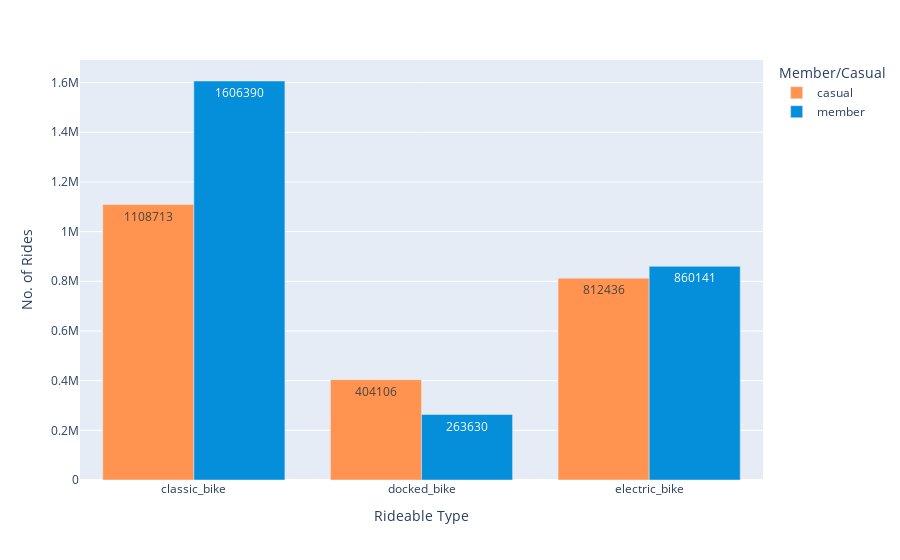

The notebook cell this image was saved under:
### Code cell
fig_7 = df.groupby(['rideable_type', 'member_casual'], as_index=False).count()

px.bar(fig_7, x = 'rideable_type', y = 'ride_id',
        color = 'member_casual',
        barmode='group',
        text = 'ride_id', 
        labels = {'ride_id': 'No. of Rides', 'member_casual': 'Member/Casual', 'rideable_type' : 'Rideable Type'},
        hover_name = 'member_casual', hover_data = {'member_casual': False, 'ride_length': False}, 
        color_discrete_map = {'casual': '#FF934F', 'member': '#058ED9'})

### Figure 1 — Plotly figure (JSON) as saved in the notebook; plotly's stock layout.template omitted (floating-point values rounded to 4 significant figures)
{"data": [{"alignmentgroup": "True", "customdata": [["casual", 1108713], ["casual", 404106], ["casual", 812436]], "hovertemplate": "<b>%{hovertext}</b><br><br>Rideable Type=%{x}<br>No. of Rides=%{text}<extra></extra>", "hovertext": ["casual", "casual", "casual"], "legendgroup": "casual", "marker": {"color": "#FF934F", "pattern": {"shape": ""}}, "name": "casual", "offsetgroup": "casual", "orientation": "v", "showlegend": true, "text": [1108713, 404106, 812436], "textposition": "auto", "type": "bar", "x": ["classic_bike", "docked_bike", "electric_bike"], "xaxis": "x", "y": [1108713, 404106, 812436], "yaxis": "y"}, {"alignmentgroup": "True", "customdata": [["member", 1606390], ["member", 263630], ["member", 860141]], "hovertemplate": "<b>%{hovertext}</b><br><br>Rideable Type=%{x}<br>No. of Rides=%{text}<extra></extra>", "hovertext": ["member", "member", "member"], "legendgroup": "member", "marker": {"color": "#058ED9", "pattern": {"shape": ""}}, "name": "member", "offsetgroup": "member", "orientation": "v", "showlegend": true, "text": [1606390, 263630, 860141], "textposition": "auto", "type": "bar", "x": ["classic_bike", "docked_bike", "electric_bike"], "xaxis": "x", "y": [1606390, 263630, 860141], "yaxis": "y"}], "layout": {"barmode": "group", "legend": {"title": {"text": "Member/Casual"}, "tracegroupgap": 0}, "margin": {"t": 60}, "xaxis": {"anchor": "y", "domain": [0, 1], "title": {"text": "Rideable Type"}}, "yaxis": {"anchor": "x", "domain": [0, 1], "title": {"text": "No. of Rides"}}}}
